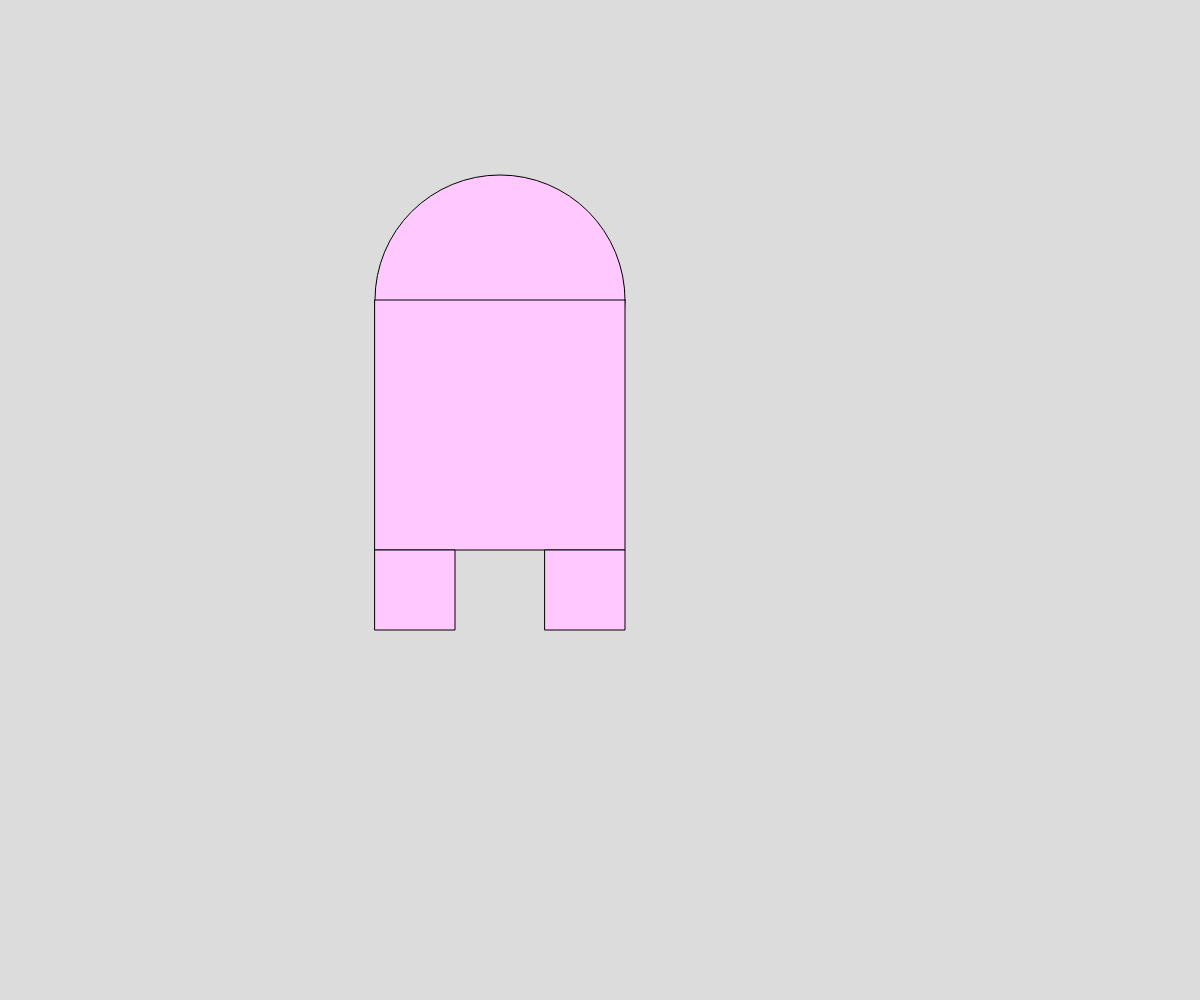
Frame 1 (no input)
Frame 60 (no input): identical to frame 1, image omitted
Frame 120 (the mouse pressed at the canvas centre since frame 60): identical to frame 1, image omitted

The p5.js sketch that drew this single still picture (run headless with seeded random() and noise() and a simulated clock; from frame 60 on, the mouse is pressed at the canvas centre):

// p5.js sketch
// ── sketch.js
// circle
// 
//
//


function setup() {
  print("Setup runs once, at the start")
  createCanvas(windowWidth, windowHeight);
}


function draw() {
  background(220)
  drawCircles();

}
function drawCircles(){

  fill(500,200,500)
  circle(500,300,250)

  fill(500,200,500)
  square(375,300,250)

  fill(500,200,500)
  rect(375,550,80)

  fill(500,200,500)
  rect(545,550,80)
}
